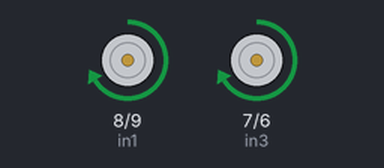
Recording of a sketch running on a simulated Arduino Uno, built with avr-gcc and run on an emulated ATmega328P. On the bench: motor-driver pin pairs drawn as motors (green arrow = first pin HIGH = forward, orange = second pin HIGH = backward, longer = more drive, scaled by the enable pin).

Above: at 1.0 s.
At 3.0 s:
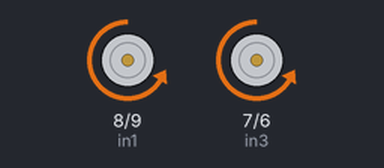
At 10.6 s:
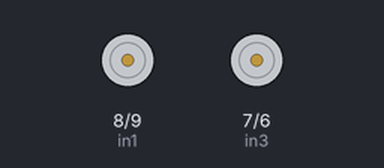
Timing chart, 0 to 12.8 s (numbered marks = the images above):
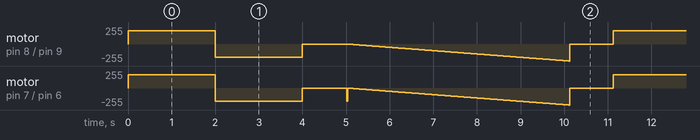

The sketch:

Class3HomeworkRobot1.ino
```cpp
// motor one and two (right side)
int enA = 10; //used for PWM based speed control
int in1 = 8;
int in2 = 9;

// motor two and three (left side)
int enB = 5; //used for PWM based speed control
int in3 = 7;
int in4 = 6;

void setup()
{

  pinMode(enA, OUTPUT);
  pinMode(enB, OUTPUT);
  pinMode(in1, OUTPUT);
  pinMode(in2, OUTPUT);
  pinMode(in3, OUTPUT);
  pinMode(in4, OUTPUT);
}

void demoOne()
{
  // this function will run the motors in both directions at a fixed speed
  // turn on motor A
  digitalWrite(in1, HIGH);
  digitalWrite(in2, LOW);
  // set speed to 200 out of possible range 0~255
  analogWrite(enA, 200);
  // turn on motor B
  digitalWrite(in3, HIGH);
  digitalWrite(in4, LOW);
  // set speed to 200 out of possible range 0~255
  analogWrite(enB, 200);
  delay(2000);
  // now change motor directions
  digitalWrite(in1, LOW);
  digitalWrite(in2, HIGH);
  digitalWrite(in3, LOW);
  digitalWrite(in4, HIGH);
  delay(2000);
  // now turn off motors
  digitalWrite(in1, LOW);
  digitalWrite(in2, LOW);
  digitalWrite(in3, LOW);
  digitalWrite(in4, LOW);
}

void demoTwo()
{
  // this function will run the motors across the range of possible speeds
  // note that maximum speed is determined by the motor itself and the operating voltage
  // the PWM values sent by analogWrite() are fractions of the maximum speed possible
  // by your hardware
  // turn on motors
  digitalWrite(in1, LOW);
  digitalWrite(in2, HIGH);
  digitalWrite(in3, LOW);
  digitalWrite(in4, HIGH);
  // accelerate from zero to maximum speed
  for (int i = 0; i < 256; i++)
  {
    analogWrite(enA, i);
    analogWrite(enB, i);
    delay(20);
  }
  // decelerate from maximum speed to zero
  for (int i = 255; i <= 0; --i)
  {
    analogWrite(enA, i);
    analogWrite(enB, i);
    delay(20);
  }
  // now turn off motors
  digitalWrite(in1, LOW);
  digitalWrite(in2, LOW);
  digitalWrite(in3, LOW);
  digitalWrite(in4, LOW);
}

void loop()
{
  demoOne();
  delay(1000);
  demoTwo();
  delay(1000);
}
```
